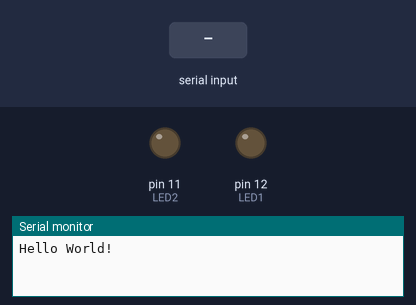
A sketch run on a simulated Arduino Uno, built with avr-gcc and run on an emulated ATmega328P. Parts: output pins drawn as LEDs (lit = HIGH), the last lines printed to the serial monitor. The inputs (shaded band) are chosen by the test bench.

Above: at 1.2 s.
1.3 s: "1" received over the second serial link
At 2.2 s:
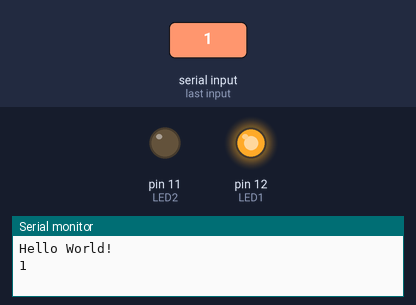
2.8 s: "2" received over the second serial link
At 3.3 s:
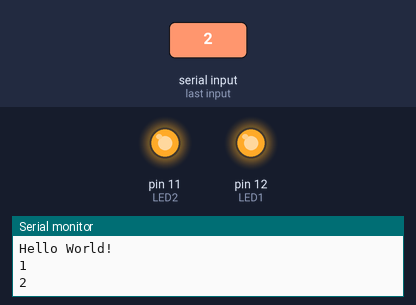
4.3 s: "1" received over the second serial link
At 5.6 s:
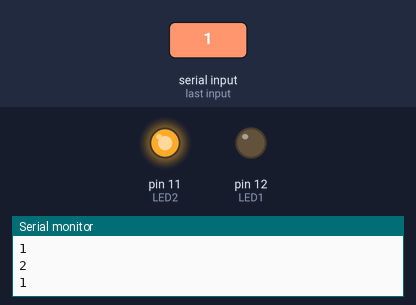
Timing chart, 0 to 7.3 s (numbered marks = the images above; inputs shaded):
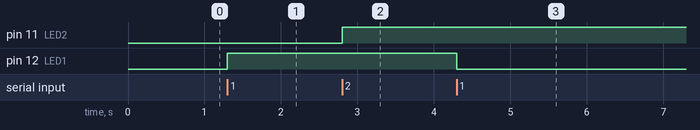

Measured:
- after the input at 1.3 s, pin 12 (LED1): LOW → HIGH at once
- after the input at 2.8 s, pin 11 (LED2): LOW → HIGH at once
- after the input at 4.3 s, pin 12 (LED1): HIGH → LOW at once

The sketch:

hc05_tutorial.ino
```cpp
#include <SoftwareSerial.h>

#define RX_ARD 7  //RX pin on Arduino
#define TX_ARD 6  //TX pin on Arduino
#define BND_RATE 38400  //default baondrate of bluetooth device

SoftwareSerial hc(RX_ARD,TX_ARD); //rx, tx

char payload = 0; //communication data to keep

#define LED1 12 //led on digital pin 12
#define LED2 11 //led on digital pin 11


void setup() {

  //configure leds as output
  pinMode(LED1, OUTPUT);
  pinMode(LED2, OUTPUT);

  //initialize them low for first usage
  digitalWrite(LED1, LOW);
  digitalWrite(LED2, LOW);

  Serial.begin(BND_RATE); //start serial communication with computer
  Serial.println("\nHello World!"); //seen this message on serial port on your computer?

  //serial communication boundrate with bluetooth
  hc.begin(BND_RATE);   //default value generally 38400 (sometimes 9600)

}


void loop() {

  if(hc.available())  //any message available from blue..?
  {
    payload = hc.read();  //read teh message
    Serial.println(payload);  //print message on Serial Port
    hc.println("ok"); //send to messager "ok" ("got it")

      if(payload == '1')  //if the message character '1'...
      {
      digitalWrite(LED1, !digitalRead(LED1)); //then toggle led1

      }

      else if(payload == '2') //if the message is the character '2'
        digitalWrite(LED2, !digitalRead(LED2)); //the toggle led2

  }

  //  that's it! enjoy your code!
}

/*caution!
 * connections of bluetooth module :
 *  VCC --> 3.6V-6V level power
 *  GND --> GROUND
 *  RXD --> TX
 *  TXD --> RX
 *  STATE and EN pin are not connected
 *
 *  you can use RXD and EN pins only with 3.3V
 *  any level excees 3V may damage your module
 *  make sure that you use voltage divider
 *  (1kΩ and 2kΩ or 2.2kΩ and 4.7kΩ) resistor pairs on
 *  RXD pin of the module to decrease the voltage
 *  level from 5V to 3.3V
 */
```
